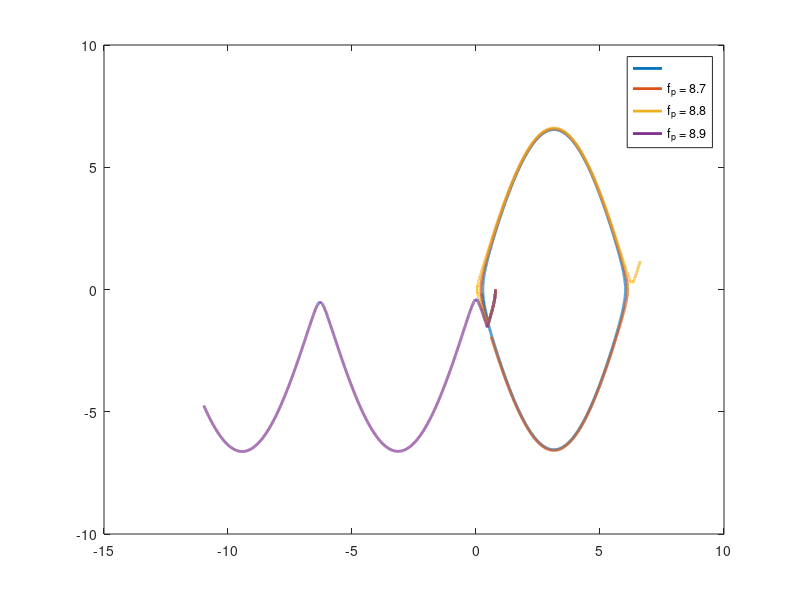

Here is the MATLAB script that generated this plot:
% simple model pendulum motion
steps = 10000;
t = linspace(0,5,steps);
d = zeros(1,steps);
d_d = zeros(1,steps);
d_dd = zeros(1,steps);
phi = zeros(1,steps);
phi_d = zeros(1,steps);
phi_dd = zeros(1,steps);
f_perp = 8.923035;
f_list = [8.7 8.8 8.9 8.95];
f_d = 1;
t_1 = 0.5;
d(1) = 0.9;
phi(1) = pi/4;
m = 1;
g = 9.81;
h = (t(steps)-t(1))/(length(t))


for j = 1:4
    for i=1:(length(t)-1)
        if(t(i) < t_1)
            %f = f_perp;
            f = f_list(j);
        else
            f = 0;
        end
    
        phi_dd(i) = (-2*m*g*d(i)*d_d(i)*phi_d(i) + g*m*d(i)*sin(phi(i))-f*d(i))/(m*d(i)^2);
        phi_d(i+1) = phi_d(i) + phi_dd(i)*h;
        phi(i+1) = phi(i) + phi_d(i)*h;
        %d_dd(i) = -g*cos(phi(i))+d(i)*phi(i) + d(i)*phi_d(i)^2 + (f_d*m*cos(phi(i))*g)/m;
        %d_d(i+1) = d_d(i) + d_dd(i)*h;
        %d(i+1) = d(i) + d_d(i)*h;
        d(i+1)= d(i);
    end
    %figure(1)
    %plot(t,phi);
    plot(phi,phi_d,'LineWidth',2);
    hold('on')
end


figure(1)
%plot(t,phi);
%hold('on');
%plot(t,0.25*pi*ones(1,length(t)),'color',[0,0,0]+0.7);
%plot(t,-0.25*pi*ones(1,length(t)),'color',[0,0,0]+0.7);
%plot(t,zeros(1,length(t)),'color',[0,0,0]);
%yticks([-pi -1/2*pi -1/4*pi 0 1/4*pi 1/2*pi pi]);
%yticklabels({'-\pi','-1/2\pi','-1/4\pi','0','1/4\pi','1/2\pi','\pi'});
%axis([0 5 -pi pi]);
legend('','f_p = 8.7','f_p = 8.8','f_p = 8.9', 'f_p = 8.95')
%xlabel('time (seconds)')
%ylabel('Angle: \phi_1')
%figure(2)
%plot(t,phi_d);
%xlabel('time')
%yl = ylabel('Angular velocity: $\dot{\phi}_1$');
%set(yl, 'Interpreter', 'latex');
%hl = legend('$\dot{\phi}_1$');
%set(hl, 'Interpreter', 'latex');
% multiple plots
    
